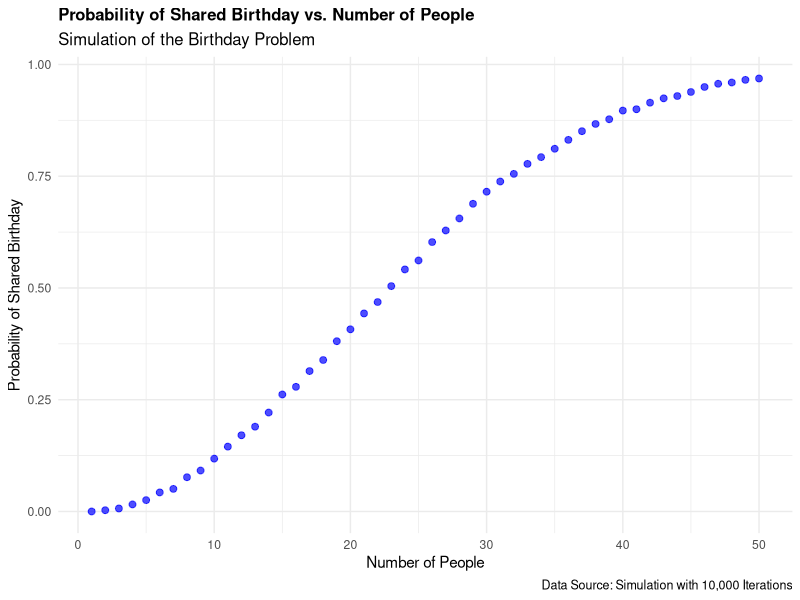

Write the R code that produced this figure.
## ---- chunk 1
library(tidyverse)
## ---- chunk 2
birthdays <- sample(1:366, 23, replace = TRUE) 
## ---- chunk 3
birthdays <- sample(1:366, 23, replace = TRUE) 

birthdays |>
  duplicated()
  
birthdays |>
  duplicated() |>
  max()
## ---- chunk 4
matches <- data.frame(rep = 1:10000, match = NA)

for(i in 1:10000){
  
birthdays <- sample(1:366, 23, replace = TRUE) 

matches$match[i] <- birthdays |>
  duplicated() |>
  max() 
}

matches |>
  summarize(mean(match),
            se = sd(match)/sqrt(10000))
## ---- chunk 5
birthday_problem <- function(people, iterations = 10000) {

matches <- data.frame(rep = 1:iterations, match = NA)

for(i in 1:iterations){
  
birthdays <- sample(1:366, people, replace = TRUE) 

matches$match[i] <- birthdays |>
  duplicated() |>
  max() 
}

matches |>
  summarize(mean1 = mean(match),
            se = sd(match)/sqrt(iterations), 
            people = people, 
            iterations = iterations)
}
## ---- chunk 6
birthday_problem(23)
## ---- chunk 7
results_list <- list()

for (people_input in seq(1, 50)) {
  results_list[[length(results_list) + 1]] <- birthday_problem(people_input)
}

results_birthday <- do.call(rbind, results_list)
## ---- chunk 8
ggplot(results_birthday, aes(x = people, y = mean1)) +
  geom_point(color = "blue", size = 2, alpha = 0.7) + 
  labs(x = "Number of People", y = "Probability of Shared Birthday",
       title = "Probability of Shared Birthday vs. Number of People", 
       subtitle = "Simulation of the Birthday Problem", 
       caption = "Data Source: Simulation with 10,000 Iterations") +  
  theme_minimal() + 
  theme(legend.position = "none",
        plot.title = element_text(size = 12, face = "bold"),  
        plot.subtitle = element_text(size = 12), 
        plot.caption = element_text(size = 9))  
